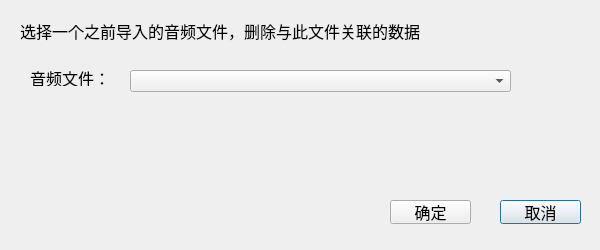
<?xml version="1.0" encoding="UTF-8"?>
<ui version="4.0">
 <class>del_info_wav_Dialog</class>
 <widget class="QDialog" name="del_info_wav_Dialog">
  <property name="geometry">
   <rect>
    <x>0</x>
    <y>0</y>
    <width>600</width>
    <height>250</height>
   </rect>
  </property>
  <property name="minimumSize">
   <size>
    <width>600</width>
    <height>250</height>
   </size>
  </property>
  <property name="maximumSize">
   <size>
    <width>600</width>
    <height>250</height>
   </size>
  </property>
  <property name="font">
   <font>
    <pointsize>12</pointsize>
   </font>
  </property>
  <property name="windowTitle">
   <string>删除数据</string>
  </property>
  <widget class="QLabel" name="label">
   <property name="geometry">
    <rect>
     <x>20</x>
     <y>21</y>
     <width>561</width>
     <height>20</height>
    </rect>
   </property>
   <property name="text">
    <string>选择一个之前导入的音频文件，删除与此文件关联的数据</string>
   </property>
  </widget>
  <widget class="QLabel" name="label_2">
   <property name="geometry">
    <rect>
     <x>30</x>
     <y>70</y>
     <width>81</width>
     <height>16</height>
    </rect>
   </property>
   <property name="text">
    <string>音频文件：</string>
   </property>
  </widget>
  <widget class="QPushButton" name="pushButton_back">
   <property name="geometry">
    <rect>
     <x>500</x>
     <y>200</y>
     <width>81</width>
     <height>24</height>
    </rect>
   </property>
   <property name="text">
    <string>取消</string>
   </property>
  </widget>
  <widget class="QPushButton" name="pushButton_submit">
   <property name="geometry">
    <rect>
     <x>390</x>
     <y>200</y>
     <width>81</width>
     <height>24</height>
    </rect>
   </property>
   <property name="text">
    <string>确定</string>
   </property>
  </widget>
  <widget class="QLabel" name="error_lable">
   <property name="geometry">
    <rect>
     <x>30</x>
     <y>170</y>
     <width>541</width>
     <height>16</height>
    </rect>
   </property>
   <property name="font">
    <font>
     <pointsize>12</pointsize>
    </font>
   </property>
   <property name="styleSheet">
    <string notr="true">color: red;</string>
   </property>
   <property name="text">
    <string/>
   </property>
  </widget>
  <widget class="QComboBox" name="comboBox_files">
   <property name="geometry">
    <rect>
     <x>130</x>
     <y>70</y>
     <width>381</width>
     <height>22</height>
    </rect>
   </property>
  </widget>
 </widget>
 <resources/>
 <connections/>
</ui>
